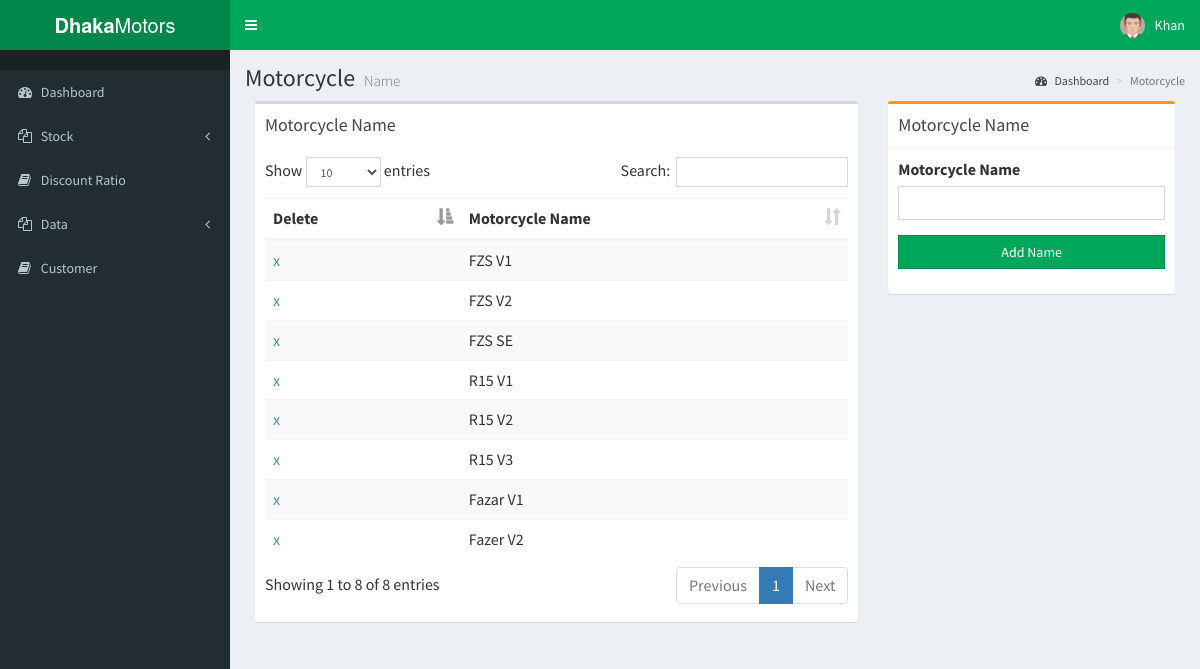
/pages/Administrator/name.php (signed in), run on the app's committed database.
### tables this page shows
CREATE TABLE `motorcycle_name` (
  `ID` int(11) NOT NULL,
  `miName` varchar(30) NOT NULL
);

### pages/functions.php (called while the page is built, shortened)
<?php
	function logged_in(){
		return (isset($_SESSION['login'])) ? true : false;
	}
?>

### pages/Administrator/name.php (the view, shortened to what this page needs)
<?php
 include 'layout/head.php';
?>
<div class="content-wrapper">
    <section class="content-header">
        <h1>
            Motorcycle
            <small>Name</small>
        </h1>
        <ol class="breadcrumb">
            <li><a href="index.php"><i class="fa fa-dashboard"></i> Dashboard</a></li>
            <li class="active">Motorcycle</li>
        </ol>
    </section>
    <section class="content">
        <div class="row">
            <div class="col-xs-8">
                <div class="box">
                    <div class="box-header">
                        <h3 class="box-title">Motorcycle Name</h3>
                    </div>
                    <div class="box-body">
                        <table id="example1" class="table table-striped">
                            <thead>
                                <tr>
                                <tr>
                                    <th>Delete</th>
                                    <th>Motorcycle Name</th>
                                </tr>
                                </tr>
                            </thead>
                            <tbody>
                                <?php
					 $con=mysqli_connect('localhost','root','','dhaka_motors');
						$query="select *
								from motorcycle_name
								";
						$result=mysqli_query($con,$query);
						if(mysqli_num_rows($result)>0){
							while($row=mysqli_fetch_array($result, MYSQLI_ASSOC)){
								echo "<tr>";
								echo "<td><a onclick='javascript:confirmationDelete($(this));return false;' href='delete_name.php?ID=".$row['ID']."'>x</a></td>";
								echo "<td>".$row['miName']."</td>";
								echo "</tr>";
							}
						}else{
							echo "No Motorcycle Name Available";
							echo "<br></br>";
						}
					?>
                            </tbody>
                        </table>
                    </div>
                </div>
            </div>
            <div class="col-md-4">
                <div class="box box-warning">
                    <div class="box-header with-border">
                        <h3 class="box-title">Motorcycle Name</h3>
                    </div>
                    <div class="box-body">
                        <form role="form" action="add_name.php" method="POST">
                            <div class="form-group">
                                <label>Motorcycle Name</label>
                                <input type="text" class="form-control " name="name" required>
                            </div>
                            <div class="form-group">
                                <input type="submit" class="btn btn-flat btn-block btn-success"
                                    onclick="return confirm('Are you sure want to add?')" name="add" value="Add Name">
                            </div>
                        </form>
                    </div>
                </div>
            </div>
        </div>
    </section>
</div>
<?php
 include 'layout/foot.php';
?>

### pages/Administrator/layout/head.php (shortened to what this page needs)
<!DOCTYPE html>
<html>
<head>
  <link rel="stylesheet" href="../../bower_components/bootstrap/dist/css/bootstrap.min.css">
  <link rel="stylesheet" href="../../bower_components/font-awesome/css/font-awesome.min.css">
  <link rel="stylesheet" href="../../bower_components/Ionicons/css/ionicons.min.css">
  <link rel="stylesheet" href="../../bower_components/datatables.net-bs/css/dataTables.bootstrap.min.css">
  <link rel="stylesheet" href="../../dist/css/AdminLTE.min.css">
  <link rel="stylesheet" href="../../dist/css/skins/_all-skins.min.css">
  <link rel="stylesheet" href="../../bower_components/morris.js/morris.css">
<link rel="stylesheet" href="//code.jquery.com/ui/1.12.1/themes/base/jquery-ui.css">
<link rel="stylesheet" href="/resources/demos/style.css">
<?php
	include '../functions.php';
?>
</head>
<body class="hold-transition skin-green sidebar-mini">
<div class="wrapper">
  <header class="main-header">
    <a href="index.php" class="logo">
      <span class="logo-lg"><b>Dhaka</b>Motors</span>
    </a>
    <nav class="navbar navbar-static-top">
      <a href="#" class="sidebar-toggle" data-toggle="push-menu" role="button">
      </a>
      <div class="navbar-custom-menu">
        <ul class="nav navbar-nav">
          <li class="dropdown user user-menu">
            <a href="#" class="dropdown-toggle" data-toggle="dropdown">
              <img src="../../dist/img/avatar5.png" class="user-image" alt="User Image">
              <span class="hidden-xs">
              <?php
              if(logged_in()==true){
							  echo($_SESSION['userName']);
              }else{
                echo "No User";
              }
              ?>
              </span>
            </a>
          </li>
        </ul>
      </div>
    </nav>
  </header>
  <aside class="main-sidebar">
    <section class="sidebar">
      <ul class="sidebar-menu" data-widget="tree">
        <li class="header"></li>
        <li><a href="index.php"><i class="fa fa-dashboard"></i> <span>Dashboard</span></a></li>
        <li class="treeview">
          <a href="#">
            <i class="fa fa-files-o"></i>
            <span>Stock</span>
            <span class="pull-right-container">
              <i class="fa fa-angle-left pull-right"></i>
            </span>
          </a>
        </li>
		<li><a href="discount.php"><i class="fa fa-book"></i> <span>Discount Ratio</span></a></li>
		<li class="treeview">
      <a href="#">
        <i class="fa fa-files-o"></i>
        <span>Data</span>
        <span class="pull-right-container">
          <i class="fa fa-angle-left pull-right"></i>
        </span>
      </a>
    </li>
    <li><a href="customer.php"><i class="fa fa-book"></i> <span>Customer</span></a></li>
  </ul>
</section>
</aside>

### pages/Administrator/layout/foot.php (shortened to what this page needs)
</div>
</body>
</html>

### documentation/style.css (style rules this page uses)
.content { font-size: 16px; z-index: 500; }
ul { margin-bottom: 20px; }
.content { padding: 10px 25px; }
.sidebar { margin-top: 0; padding-top: 0!important; }

### data on the page
motorcycle_name: miName "FZS V1"
motorcycle_name: miName "FZS V2"
motorcycle_name: miName "FZS SE"
motorcycle_name: miName "R15 V1"
motorcycle_name: miName "R15 V2"
motorcycle_name: miName "R15 V3"
motorcycle_name: miName "Fazar V1"
motorcycle_name: miName "Fazer V2"

### other printed values
$_SESSION['userName'] "Khan"
